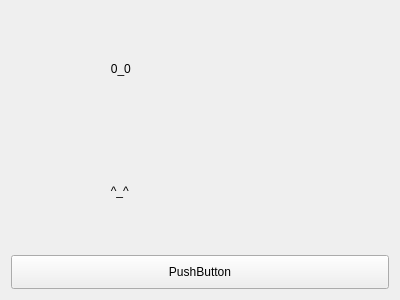
<?xml version="1.0" encoding="UTF-8"?>
<ui version="4.0">
 <class>MyWidget</class>
 <widget class="QWidget" name="MyWidget">
  <property name="geometry">
   <rect>
    <x>0</x>
    <y>0</y>
    <width>400</width>
    <height>300</height>
   </rect>
  </property>
  <property name="windowTitle">
   <string>MyWidget</string>
  </property>
  <layout class="QVBoxLayout" name="verticalLayout">
   <item>
    <widget class="QLabel" name="label_2">
     <property name="text">
      <string>                              0_0</string>
     </property>
    </widget>
   </item>
   <item>
    <widget class="MyLabel" name="label">
     <property name="text">
      <string>                              ^_^</string>
     </property>
    </widget>
   </item>
   <item>
    <widget class="MyButton" name="pushButton">
     <property name="minimumSize">
      <size>
       <width>0</width>
       <height>34</height>
      </size>
     </property>
     <property name="text">
      <string>PushButton</string>
     </property>
    </widget>
   </item>
  </layout>
 </widget>
 <layoutdefault spacing="6" margin="11"/>
 <customwidgets>
  <customwidget>
   <class>MyLabel</class>
   <extends>QLabel</extends>
   <header location="global">mylabel.h</header>
  </customwidget>
  <customwidget>
   <class>MyButton</class>
   <extends>QPushButton</extends>
   <header location="global">mybutton.h</header>
  </customwidget>
 </customwidgets>
 <resources/>
 <connections/>
</ui>
